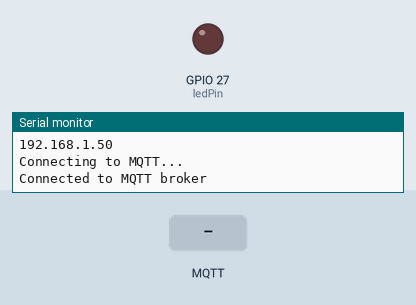
Recording of a program running on a simulated ESP32. Parts: output pins drawn as LEDs (lit = HIGH), the last lines printed to the serial monitor. The test bench sets the inputs (shaded band). WiFi joins after 1.5 s; servers stay silent unless stated; no MQTT or app messages arrive unless stated.

Above: at 3.2 s.
3.3 s: MQTT message "ON" arrives on the first subscribed topic
At 3.7 s:
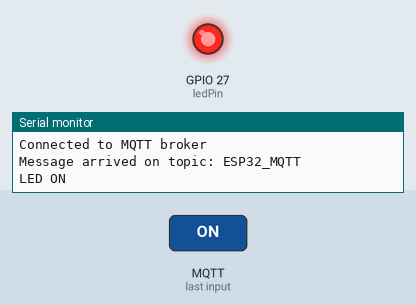
4.8 s: MQTT message "OFF" arrives on the first subscribed topic
At 6.0 s:
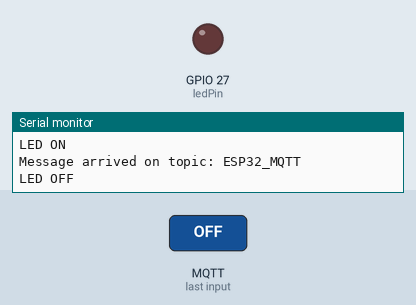
Timing chart, 0 to 7.8 s (numbered marks = the images above; inputs shaded):
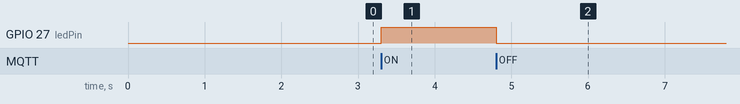

The program:

main.cpp
```cpp
#include <Arduino.h>
#include <WiFi.h>
#include <PubSubClient.h>  // For MQTT communication

// LED pin
int ledPin = 27;

// WiFi credentials
const char* ssid = "Wokwi-GUEST";
const char* password = "";

// MQTT broker credentials
const char* mqttServer = "192.168.8.198"; // Mosquitto public broker
const int mqttPort = 1883;
const char* mqttTopic = "ESP32_MQTT";

//Create an instance of WiFiClient
WiFiClient WOKWI_Client;
//Create an instance of PubSubClient
PubSubClient client(WOKWI_Client);


// Connect to WiFi
void setup_wifi() {
  delay(10);
  Serial.println("Connecting to WiFi...");
  WiFi.mode(WIFI_STA);    // Set ESP32 as WiFi station (client)
  WiFi.begin(ssid, password);  // Connect to the Wi-Fi

  while (WiFi.status() != WL_CONNECTED) {
    delay(1000);
    Serial.println("Connecting to WiFi...");
  }
  Serial.println("Connected to WiFi");
  Serial.println("IP Address: ");
  Serial.println(WiFi.localIP()); // Display the assigned IP
}

// Connect to the MQTT broker
void connectToMQTT() {
  while (!client.connected()) {
    Serial.println("Connecting to MQTT...");
    if (client.connect("ESP32Client")) {   // Attempt to connect to the MQTT broker
      Serial.println("Connected to MQTT broker");
      client.subscribe(mqttTopic);  // Subscribe to the topic
    } else {
      Serial.print("Failed MQTT connection, state=");
      Serial.println(client.state());  // Show the error state
      delay(2000);  // Wait 2 seconds before retrying
    }
  }
}

// MQTT callback function
void callback(char* topic, byte* message, unsigned int length) {
  Serial.print("Message arrived on topic: ");
  Serial.println(topic);

  char msg[length + 1];  // Create a buffer to hold the message
  for (int i = 0; i < length; i++) {
    msg[i] = (char)message[i];
  }
  msg[length] = '\0';  // Null-terminate the message string

  // Check the received message and control the LED accordingly
  if (strcmp(msg, "ON") == 0) {
    digitalWrite(ledPin, HIGH);  // Turn LED ON
    Serial.println("LED ON");
  } else if (strcmp(msg, "OFF") == 0) {
    digitalWrite(ledPin, LOW);   // Turn LED OFF
    Serial.println("LED OFF");
  }
}

void setup() {
  Serial.begin(115200);
  pinMode(ledPin, OUTPUT);  // Set the LED pin as output
  setup_wifi();  // Connect to Wi-Fi

  // Connect to MQTT broker
  client.setServer(mqttServer, mqttPort);   // Set the MQTT broker
  client.setCallback(callback);             // Set the callback function
  connectToMQTT();                          // Connect to MQTT broker
}

void loop() {
  if (!client.connected()) {
    connectToMQTT();  // Reconnect to MQTT if disconnected
  }
  client.loop();  // Maintain the MQTT connection and handle messages
}
```

Measured:
- after the input at 3.3 s, GPIO 27 (ledPin): LOW → HIGH at once
- after the input at 4.8 s, GPIO 27 (ledPin): HIGH → LOW at once
